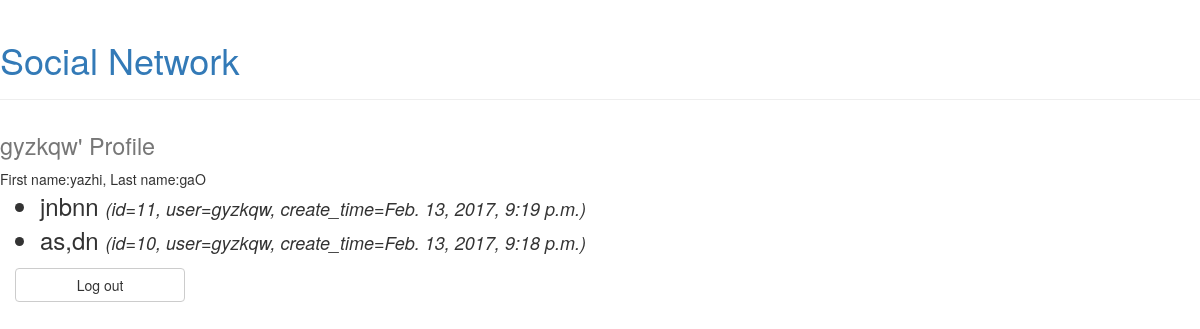
The page /socialnetwork/profile/gyzkqw (signed in) on the database its author committed.
### socialnetwork/models.py (models this page shows, shortened)
class Post(models.Model):
    text = models.CharField(max_length=160)
    user = models.ForeignKey(User, default=None)
    create_time = models.DateTimeField()

### socialnetwork/views.py (the view)
# urls.py: url(r'^profile/(?P<username>\w+)$', views.profile),
@login_required
def profile(request,username):
    context={}
    thisuser = User.objects.get(username=username)
    posts = Post.objects.order_by('create_time').reverse()
    context = {'username':username, 'first_name':thisuser.first_name, 'last_name':thisuser.last_name, 'posts':posts}
    return render(request, 'socialnetwork/profile.html', context)

### socialnetwork/templates/socialnetwork/profile.html (shortened to what this page needs)
<!doctype html>
<html>
<head>
    <link rel="stylesheet" href="/static/socialnetwork/socialnetwork.css">
    <link href="/static/socialnetwork/css/bootstrap.min.css" rel="stylesheet">
</head>
<body>
    <div class="page-header"><a href="/socialnetwork/"><h1>Social Network</h1></a></div>
    <h1><small>{{username}}' Profile</small></h1>
    <div>First name:{{first_name}}, Last name:{{last_name}}</div>
    <ul>
        {% for post in posts %}
            {% if post.user.username == username%}
            <li>
                {{post.text}}
                <span class="details">
                    (id={{post.id}},
                    user={{post.user}},
                    create_time={{post.create_time}})
                </span>
            </li>
            {% endif %}
        {% endfor %}
    </ul>
    <div class="col-sm-2">
        <a href="/socialnetwork/logout"><input type="button" class="btn btn-default btn-block" value="Log out"/></a>
    </div>
</body>
</html>

### socialnetwork/static/socialnetwork/socialnetwork.css (style rules this page uses)
input { font-size: x-large; }
li { font-size: x-large; }
.details { font-size: large; font-style: italic; }

### rows shown on the page
Post: text "jnbnn", id "11", user "gyzkqw", create_time "Feb. 13, 2017, 9:19 p.m."
Post: text "as,dn", id "10", user "gyzkqw", create_time "Feb. 13, 2017, 9:18 p.m."

### other values the page prints
{{ username }} "gyzkqw"
{{ first_name }} "yazhi"
{{ last_name }} "gaO"
